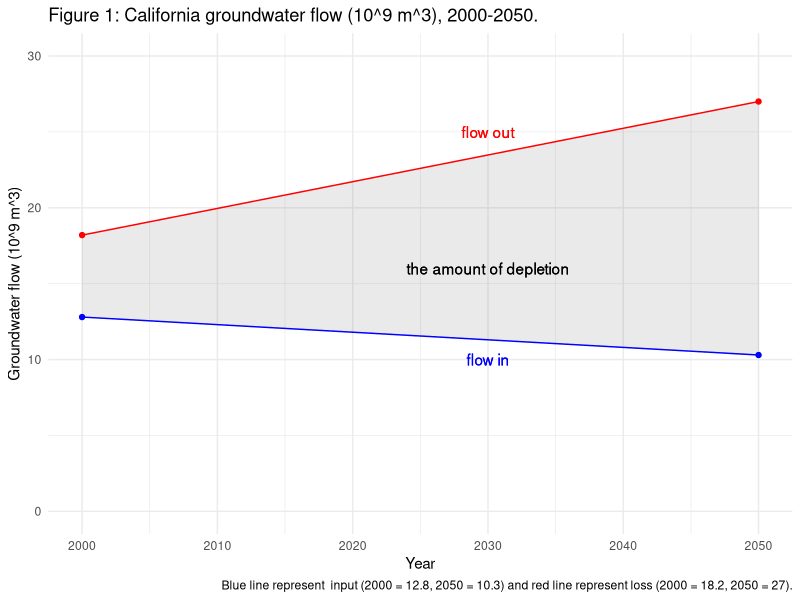
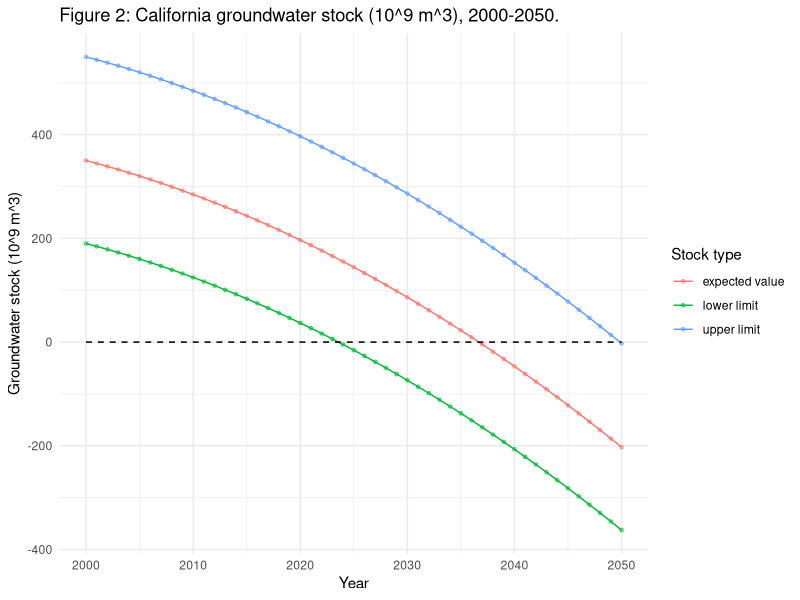
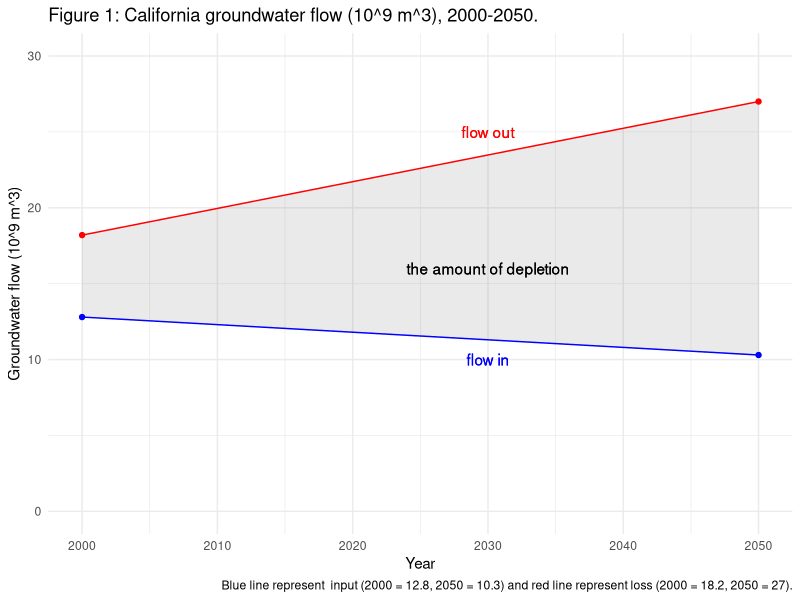
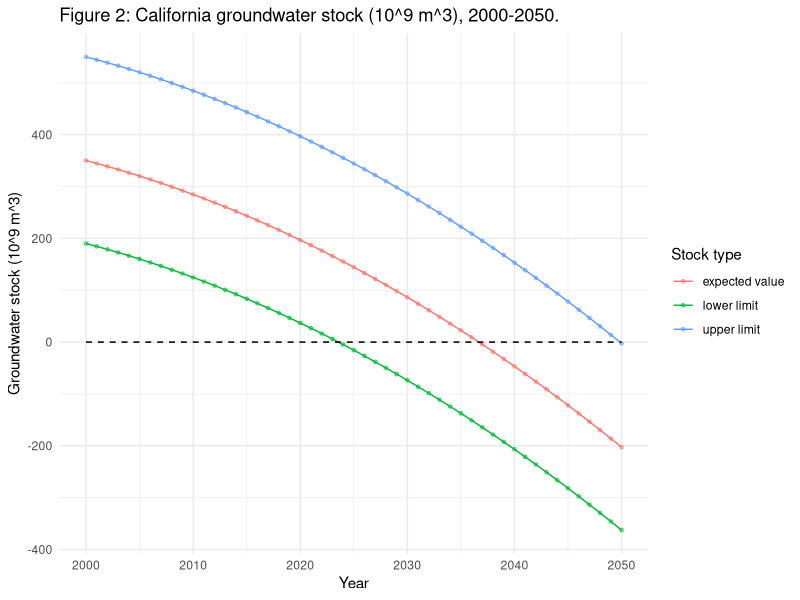

Here is the R script that generated these plots, in order:
## ---- chunk 1
knitr::opts_chunk$set(echo = TRUE)
library(tidyverse)
## ---- chunk 2
groundwater <- data.frame(year = c(2000, 2050), flow_in = c(12.8, 10.3), flow_out = c(18.2, 27))

ggplot(data = groundwater, aes(x = year)) +
  geom_ribbon(aes(ymin = flow_in, ymax = flow_out),
              alpha = 0.1) +
  geom_point(aes(y = flow_in), color = "blue") +
  geom_point(aes(y = flow_out), color = "red") +
  geom_line(aes(y = flow_in), color = "blue") +
  geom_line(aes(y = flow_out), color = "red") +
  theme_minimal() +
  scale_y_continuous(limits = c(0, 30)) +
  labs(x = "Year", 
       y = "Groundwater flow (10^9 m^3)", 
       title = "Figure 1: California groundwater flow (10^9 m^3), 2000-2050.",
       caption = "Blue line represent  input (2000 = 12.8, 2050 = 10.3) and red line represent loss (2000 = 18.2, 2050 = 27).") +
  geom_text(x = 2030, y = 10,
            label = "flow in",
            color = "blue") +
  geom_text(x = 2030, y = 25,
            label = "flow out",
            color = "red") +
  geom_text(x = 2030, y = 16,
            label = "the amount of depletion",
            color = "black") 

ggsave("groundwater 2000-2050.jpg", height = 4, width = 6)
## ---- chunk 3
flow_in <- lm(flow_in ~ year, data = groundwater)
flow_in
flow_in_eqn <- function(year){
  flow_in$coefficients[1] + flow_in$coefficients[2]*year
  }

flow_out <- lm(flow_out ~ year, data = groundwater)
flow_out

flow_out_eqn <- function(year){
  flow_out$coefficients[1] + flow_out$coefficients[2]*year
}

## ---- chunk 4
flow_out_eqn(2050)
flow_in_eqn(2050)

cum_flow_change <- function(year){
  0.5*(year-2000)*(flow_in_eqn(year) - flow_out_eqn(year)) + (flow_in_eqn(2000)-flow_out_eqn(2000))*0.5*(year-2000)
}

stock_exp <- 350
stock_min <- 190
stock_max <- 550

stock_fin_exp <- stock_exp + cum_flow_change(2036)
stock_fin_exp
stock_fin_min <- stock_min + cum_flow_change(2024)
stock_fin_min
stock_fin_max <- stock_max + cum_flow_change(2049)
stock_fin_max
## ---- chunk 5
year <- seq(from = 2000, to = 2050)
cum_flow_change <- cum_flow_change(year)

stock_year <- data.frame(year = year, 
                         expected_volume = stock_exp + cum_flow_change, 
                         lower_limit = stock_min + cum_flow_change,
                         upper_limit = stock_max + cum_flow_change) %>% 
  pivot_longer(expected_volume:upper_limit, names_to = "stock_type", values_to = "stock_value")

ggplot(data = stock_year, aes(x = year, y = stock_value)) +
  geom_point(aes(color = stock_type),
             alpha = 0.5,
             size = 1) +
  geom_line(aes(color = stock_type)) +
  theme_minimal() +
  geom_line(y = 0, 
            linetype = 2) +
  labs(x = "Year",
       y = "Groundwater stock (10^9 m^3)",
       title = "Figure 2: California groundwater stock (10^9 m^3), 2000-2050.") +
  scale_color_discrete(name = "Stock type",
                       labels = c("expected value", "lower limit", "upper limit"))

ggsave("groundwater stock 2000-2050.jpg", height = 4, width = 7)
